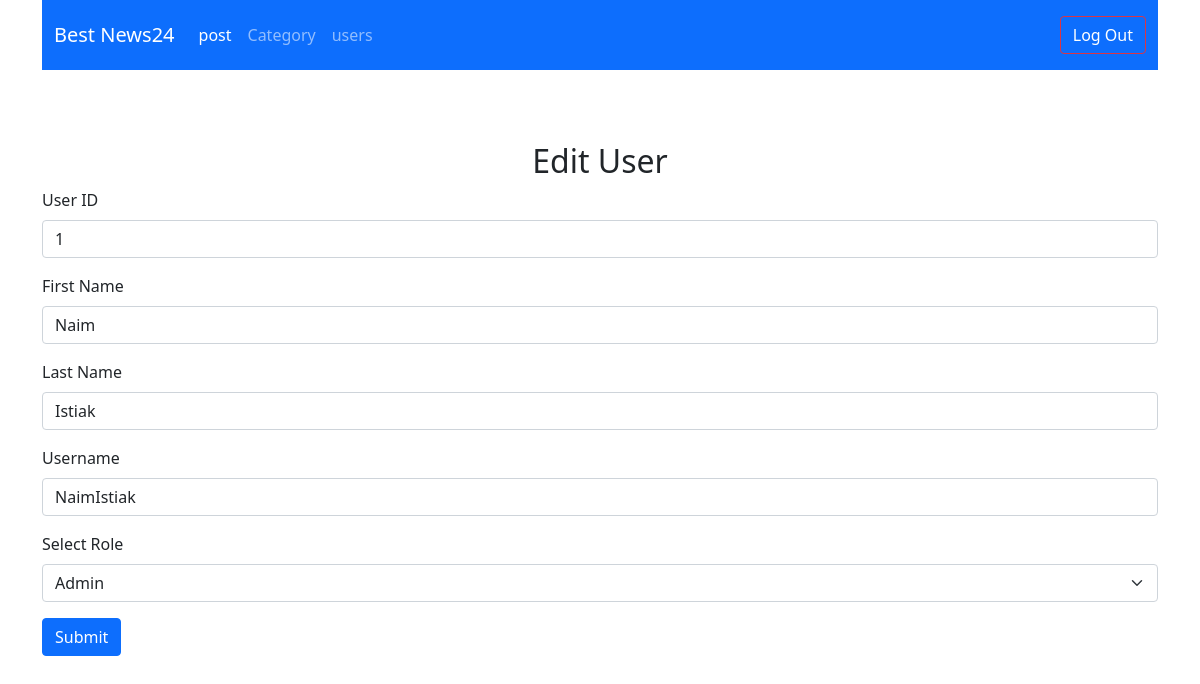
/admin/edit_user.php?id=1 (signed in), run on the app's committed database.
### tables this page shows
CREATE TABLE `users` (
  `id` int(11) NOT NULL,
  `first_name` varchar(20) NOT NULL,
  `last_name` varchar(20) NOT NULL,
  `username` varchar(30) NOT NULL,
  `password` text NOT NULL,
  `role` int(11) NOT NULL
);

### admin/edit_user.php (the view, shortened to what this page needs)
<!DOCTYPE html>
<html lang="en">
<head>
    <link href="https://cdn.jsdelivr.net/npm/bootstrap@5.0.0-beta1/dist/css/bootstrap.min.css" rel="stylesheet">
</head>
<body>
                                <div class="container">
                                <nav class="navbar navbar-expand-lg navbar-dark bg-primary">
                                <div class="container">
                                    <a class="navbar-brand text-white" href="#">Best News24</a>
                                    <div class="collapse navbar-collapse" id="navbarText">
                                    <ul class="navbar-nav me-auto mb-2 mb-lg-0">
                                        <li class="nav-item">
                                        <a class="nav-link active" aria-current="page" href="post.php">post</a>
                                        </li>
                                        <?php if($_SESSION['role']==0){ ?>
                            <li class="nav-item">
                            <a class="nav-link" href="category.php">Category</a>
                            </li>
                            <li class="nav-item">
                            <a class="nav-link" href="users.php">users</a>
                            </li>
                            <?php } ?>
                                    </ul>
                                    <span class="navbar-text text-white">
                                    <a href="logout.php" class="btn btn-outline-danger">Log Out</a>
                                    </span>
                                    </div>
                                </div>
                                </nav>
                                </div>
                                <br>
                                <br>
                                <br>
                                <h2 class="text-center">Edit User</h2>
            <?php
                $user_id = $_GET['id'];
                include 'configure.php';
                $query = "SELECT * FROM users WHERE id = {$user_id}";
                $result = mysqli_query($connection,$query) or die("Faild");
                $count = mysqli_num_rows($result);
                if($count > 0){
                    while($row = mysqli_fetch_assoc($result)){
            ?>
                                <form action="<?php $_SERVER['PHP_SELF'] ?>" method="post" autocomplete="off" class="container">
                                                <div class="mb-3">
                                                    <label for="exampleInputEmail1" class="form-label">User ID</label>
                                                    <input value="<?php echo $row['id'] ?>" name="id" type="number" class="form-control" placeholder="ID" id="exampleInputEmail1" aria-describedby="emailHelp" required>
                                                </div>
                                                <div class="mb-3">
                                                    <label for="exampleInputEmail1" class="form-label">First Name</label>
                                                    <input value="<?php echo $row['first_name'] ?>" name="first_name" type="text" class="form-control" placeholder="Enter First Name" id="exampleInputEmail1" aria-describedby="emailHelp" required>
                                                </div>
                                                <div class="mb-3">
                                                    <label for="exampleInputEmail1" class="form-label">Last Name</label>
                                                    <input value="<?php echo $row['last_name'] ?>" name="last_name" type="text" class="form-control" placeholder="Enter Last Name" id="exampleInputEmail1" aria-describedby="emailHelp" required>
                                                </div>
                                                <div class="mb-3">
                                                    <label for="exampleInputEmail1" class="form-label">Username</label>
                                                    <input value="<?php echo $row['username'] ?>" name="username" type="text" class="form-control" placeholder="Enter Username" id="exampleInputEmail1" aria-describedby="emailHelp" required>
                                                </div>
                                                <div class="mb-3">
                                                    <label for="disabledSelect" class="form-label">Select Role</label>
                                                    <select id="disabledSelect" class="form-select" name="role">
                                                        <?php
                                                        if($row['role'] == 0){
                                                            echo "<option value='0' selected>Admin</option>";
                                                        }else{
                                                            echo "<option value='0'>Admin</option>";
                                                            echo "<option value='1' selected>Moderator</option>";
                                                        }
                                                        ?>
                                                    </select>
                                                </div>
                                                <button name="submit" type="submit" class="btn btn-primary">Submit</button>
                                            </form>
                        <?php
                                }
                            }
                        ?>
</body>
</html>

### data on the page
users: id "1", first_name "Naim", last_name "Istiak", username "NaimIstiak", role "Admin"
